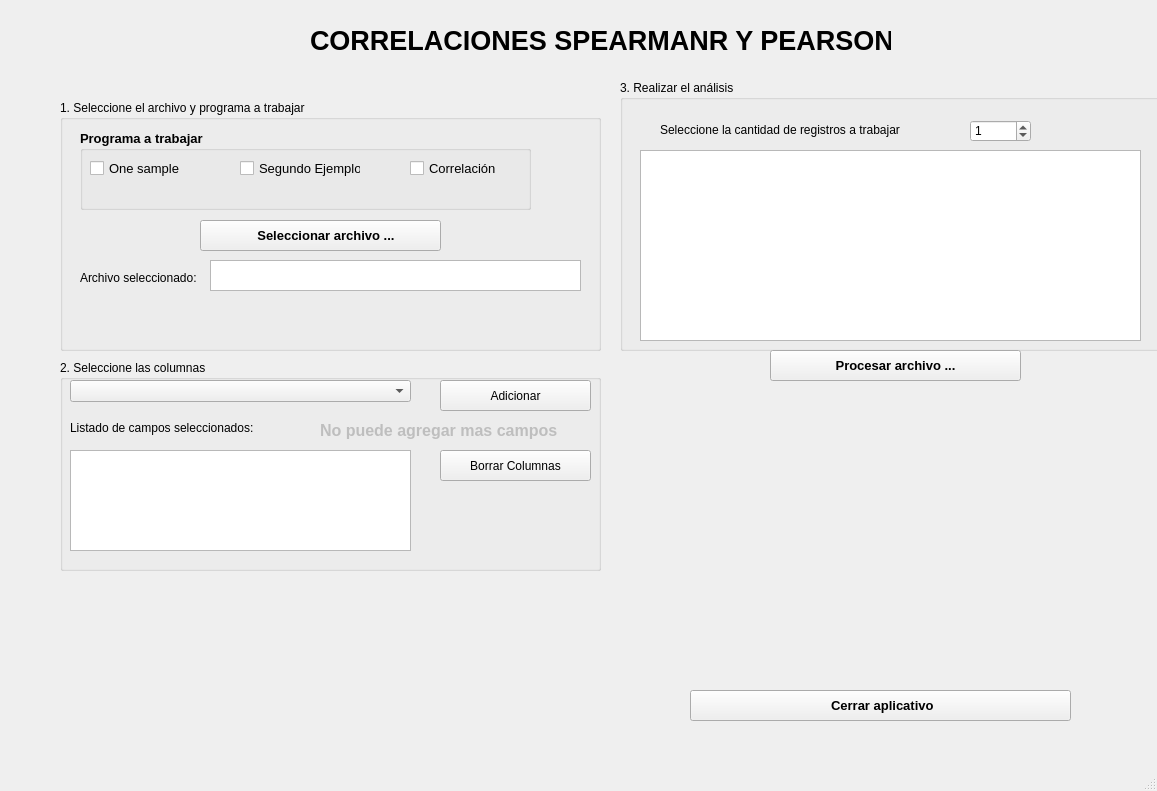
<?xml version="1.0" encoding="UTF-8"?>
<ui version="4.0">
 <class>MainWindow</class>
 <widget class="QMainWindow" name="MainWindow">
  <property name="geometry">
   <rect>
    <x>0</x>
    <y>0</y>
    <width>1157</width>
    <height>791</height>
   </rect>
  </property>
  <property name="windowTitle">
   <string>MainWindow</string>
  </property>
  <widget class="QWidget" name="centralwidget">
   <widget class="QPushButton" name="cerrarAplicativo">
    <property name="geometry">
     <rect>
      <x>690</x>
      <y>690</y>
      <width>381</width>
      <height>31</height>
     </rect>
    </property>
    <property name="font">
     <font>
      <pointsize>10</pointsize>
      <weight>75</weight>
      <bold>true</bold>
     </font>
    </property>
    <property name="text">
     <string> Cerrar aplicativo</string>
    </property>
    <property name="icon">
     <iconset>
      <normaloff>Iconos/close.png</normaloff>Iconos/close.png</iconset>
    </property>
    <property name="iconSize">
     <size>
      <width>32</width>
      <height>32</height>
     </size>
    </property>
   </widget>
   <widget class="QLabel" name="text">
    <property name="geometry">
     <rect>
      <x>310</x>
      <y>0</y>
      <width>581</width>
      <height>81</height>
     </rect>
    </property>
    <property name="font">
     <font>
      <pointsize>20</pointsize>
      <weight>75</weight>
      <bold>true</bold>
     </font>
    </property>
    <property name="text">
     <string>CORRELACIONES SPEARMANR Y PEARSON</string>
    </property>
   </widget>
   <widget class="QGroupBox" name="groupBox">
    <property name="geometry">
     <rect>
      <x>60</x>
      <y>100</y>
      <width>541</width>
      <height>251</height>
     </rect>
    </property>
    <property name="font">
     <font>
      <pointsize>9</pointsize>
      <weight>50</weight>
      <bold>false</bold>
     </font>
    </property>
    <property name="title">
     <string>1. Seleccione el archivo y programa a trabajar</string>
    </property>
    <widget class="QPushButton" name="cargarArchivo">
     <property name="geometry">
      <rect>
       <x>140</x>
       <y>120</y>
       <width>241</width>
       <height>31</height>
      </rect>
     </property>
     <property name="font">
      <font>
       <pointsize>10</pointsize>
       <weight>75</weight>
       <bold>true</bold>
      </font>
     </property>
     <property name="text">
      <string>   Seleccionar archivo ...</string>
     </property>
     <property name="icon">
      <iconset>
       <normaloff>Iconos/folder.png</normaloff>Iconos/folder.png</iconset>
     </property>
    </widget>
    <widget class="QTextEdit" name="textArchivo">
     <property name="geometry">
      <rect>
       <x>150</x>
       <y>160</y>
       <width>371</width>
       <height>31</height>
      </rect>
     </property>
     <property name="readOnly">
      <bool>true</bool>
     </property>
    </widget>
    <widget class="QLabel" name="label_2">
     <property name="geometry">
      <rect>
       <x>20</x>
       <y>170</y>
       <width>201</width>
       <height>16</height>
      </rect>
     </property>
     <property name="text">
      <string>Archivo seleccionado:</string>
     </property>
    </widget>
    <widget class="QGroupBox" name="groupBox_4">
     <property name="geometry">
      <rect>
       <x>20</x>
       <y>30</y>
       <width>451</width>
       <height>80</height>
      </rect>
     </property>
     <property name="font">
      <font>
       <pointsize>10</pointsize>
       <weight>75</weight>
       <bold>true</bold>
      </font>
     </property>
     <property name="title">
      <string>Programa a trabajar</string>
     </property>
     <widget class="QCheckBox" name="ckboxOneSample">
      <property name="geometry">
       <rect>
        <x>10</x>
        <y>30</y>
        <width>101</width>
        <height>17</height>
       </rect>
      </property>
      <property name="font">
       <font>
        <pointsize>10</pointsize>
        <weight>50</weight>
        <bold>false</bold>
       </font>
      </property>
      <property name="text">
       <string>One sample</string>
      </property>
     </widget>
     <widget class="QCheckBox" name="checkBox_2">
      <property name="geometry">
       <rect>
        <x>160</x>
        <y>30</y>
        <width>121</width>
        <height>17</height>
       </rect>
      </property>
      <property name="font">
       <font>
        <pointsize>10</pointsize>
        <weight>50</weight>
        <bold>false</bold>
       </font>
      </property>
      <property name="text">
       <string>Segundo Ejemplo</string>
      </property>
     </widget>
     <widget class="QCheckBox" name="CkboxCorrelaciones">
      <property name="geometry">
       <rect>
        <x>330</x>
        <y>30</y>
        <width>91</width>
        <height>17</height>
       </rect>
      </property>
      <property name="font">
       <font>
        <pointsize>10</pointsize>
        <weight>50</weight>
        <bold>false</bold>
       </font>
      </property>
      <property name="text">
       <string>Correlación</string>
      </property>
     </widget>
    </widget>
   </widget>
   <widget class="QGroupBox" name="groupBox_2">
    <property name="geometry">
     <rect>
      <x>620</x>
      <y>80</y>
      <width>541</width>
      <height>271</height>
     </rect>
    </property>
    <property name="font">
     <font>
      <pointsize>9</pointsize>
      <weight>50</weight>
      <bold>false</bold>
     </font>
    </property>
    <property name="title">
     <string>3. Realizar el análisis</string>
    </property>
    <widget class="QTextEdit" name="resultadoCorrelacion">
     <property name="geometry">
      <rect>
       <x>20</x>
       <y>70</y>
       <width>501</width>
       <height>191</height>
      </rect>
     </property>
    </widget>
    <widget class="QLabel" name="label_3">
     <property name="geometry">
      <rect>
       <x>40</x>
       <y>40</y>
       <width>281</width>
       <height>20</height>
      </rect>
     </property>
     <property name="text">
      <string>Seleccione la cantidad de registros a trabajar</string>
     </property>
    </widget>
    <widget class="QSpinBox" name="SbCantidaRegis">
     <property name="geometry">
      <rect>
       <x>350</x>
       <y>40</y>
       <width>61</width>
       <height>22</height>
      </rect>
     </property>
     <property name="maximum">
      <number>1000</number>
     </property>
     <property name="singleStep">
      <number>3</number>
     </property>
     <property name="value">
      <number>1</number>
     </property>
     <property name="displayIntegerBase">
      <number>10</number>
     </property>
    </widget>
   </widget>
   <widget class="QGroupBox" name="groupBox_3">
    <property name="geometry">
     <rect>
      <x>60</x>
      <y>360</y>
      <width>541</width>
      <height>211</height>
     </rect>
    </property>
    <property name="font">
     <font>
      <pointsize>9</pointsize>
      <weight>50</weight>
      <bold>false</bold>
     </font>
    </property>
    <property name="title">
     <string>2. Seleccione las columnas</string>
    </property>
    <widget class="QPushButton" name="Adicionar">
     <property name="geometry">
      <rect>
       <x>380</x>
       <y>20</y>
       <width>151</width>
       <height>31</height>
      </rect>
     </property>
     <property name="font">
      <font>
       <pointsize>9</pointsize>
       <weight>50</weight>
       <bold>false</bold>
      </font>
     </property>
     <property name="text">
      <string>Adicionar</string>
     </property>
     <property name="icon">
      <iconset>
       <normaloff>Iconos/add.png</normaloff>Iconos/add.png</iconset>
     </property>
     <property name="iconSize">
      <size>
       <width>24</width>
       <height>24</height>
      </size>
     </property>
    </widget>
    <widget class="QComboBox" name="ListadoCampos">
     <property name="geometry">
      <rect>
       <x>10</x>
       <y>20</y>
       <width>341</width>
       <height>22</height>
      </rect>
     </property>
    </widget>
    <widget class="QLabel" name="label">
     <property name="geometry">
      <rect>
       <x>10</x>
       <y>60</y>
       <width>201</width>
       <height>16</height>
      </rect>
     </property>
     <property name="text">
      <string>Listado de campos seleccionados:</string>
     </property>
    </widget>
    <widget class="QTextEdit" name="textColumnas">
     <property name="geometry">
      <rect>
       <x>10</x>
       <y>90</y>
       <width>341</width>
       <height>101</height>
      </rect>
     </property>
     <property name="readOnly">
      <bool>false</bool>
     </property>
    </widget>
    <widget class="QPushButton" name="borrarColumnas">
     <property name="geometry">
      <rect>
       <x>380</x>
       <y>90</y>
       <width>151</width>
       <height>31</height>
      </rect>
     </property>
     <property name="font">
      <font>
       <pointsize>9</pointsize>
       <weight>50</weight>
       <bold>false</bold>
      </font>
     </property>
     <property name="text">
      <string>Borrar Columnas</string>
     </property>
     <property name="icon">
      <iconset>
       <normaloff>Iconos/broom.png</normaloff>Iconos/broom.png</iconset>
     </property>
     <property name="iconSize">
      <size>
       <width>24</width>
       <height>24</height>
      </size>
     </property>
    </widget>
    <widget class="QLabel" name="mensajeErrorColumnas">
     <property name="enabled">
      <bool>false</bool>
     </property>
     <property name="geometry">
      <rect>
       <x>260</x>
       <y>60</y>
       <width>281</width>
       <height>20</height>
      </rect>
     </property>
     <property name="font">
      <font>
       <pointsize>12</pointsize>
       <weight>75</weight>
       <bold>true</bold>
      </font>
     </property>
     <property name="cursor">
      <cursorShape>ArrowCursor</cursorShape>
     </property>
     <property name="text">
      <string>No puede agregar mas campos</string>
     </property>
    </widget>
   </widget>
   <widget class="QLabel" name="ImagenColores">
    <property name="geometry">
     <rect>
      <x>700</x>
      <y>380</y>
      <width>371</width>
      <height>251</height>
     </rect>
    </property>
    <property name="text">
     <string/>
    </property>
   </widget>
   <widget class="QPushButton" name="procesarArchivo">
    <property name="geometry">
     <rect>
      <x>770</x>
      <y>350</y>
      <width>251</width>
      <height>31</height>
     </rect>
    </property>
    <property name="font">
     <font>
      <pointsize>10</pointsize>
      <weight>75</weight>
      <bold>true</bold>
     </font>
    </property>
    <property name="text">
     <string>Procesar archivo ...</string>
    </property>
    <property name="icon">
     <iconset>
      <normaloff>Iconos/work-process.png</normaloff>Iconos/work-process.png</iconset>
    </property>
    <property name="iconSize">
     <size>
      <width>32</width>
      <height>32</height>
     </size>
    </property>
   </widget>
  </widget>
  <widget class="QMenuBar" name="menubar">
   <property name="geometry">
    <rect>
     <x>0</x>
     <y>0</y>
     <width>1157</width>
     <height>21</height>
    </rect>
   </property>
  </widget>
  <widget class="QStatusBar" name="statusbar"/>
 </widget>
 <resources/>
 <connections/>
</ui>
